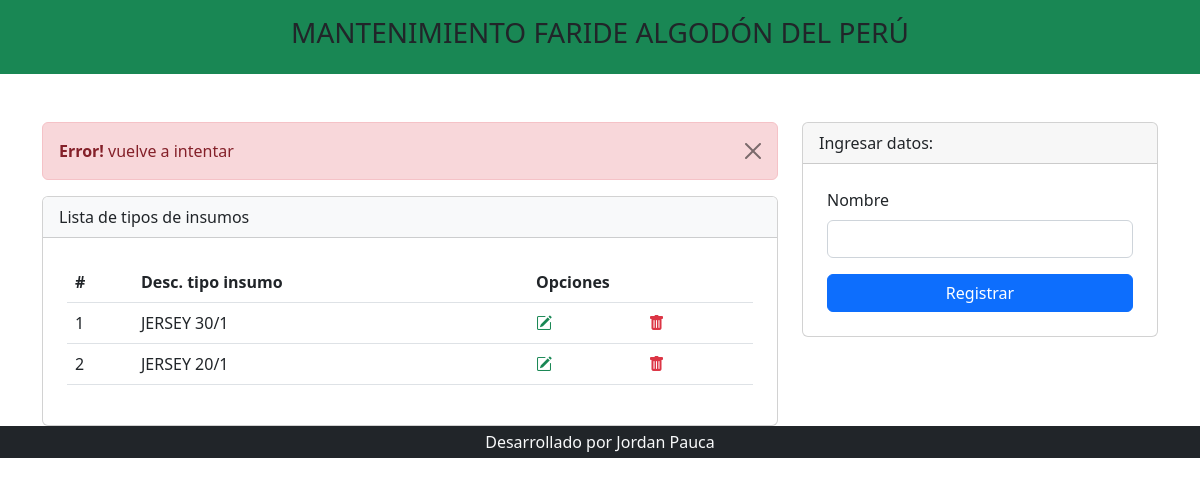
The app's page /listar_tipo_tela.php?mensaje=error with its own data.
### tables this page shows
CREATE TABLE `tipo_tela` (
  `id_tipo_tela` int(11) NOT NULL,
  `desc_tipo_tela` varchar(150) NOT NULL
);

### listar_tipo_tela.php (the view, shortened to what this page needs)
<?php include 'template/header.php' ?>
<?php
include_once "model/conexion.php";
$sentencia = $bd->query("select * from tipo_tela");
$tipo_tela = $sentencia->fetchAll(PDO::FETCH_OBJ);
?>
<div class="container mt-5">
    <div class="row justify-content-center">
        <div class="col-md-8">
    <?php
        if(isset($_GET['mensaje']) and $_GET['mensaje']=='error'){
    ?>
    <div class="alert alert-danger alert-dismissible fade show" role="alert">
    <strong>Error!</strong> vuelve a intentar
    <button type="button" class="btn-close" data-bs-dismiss="alert" aria-label="Close"></button>
    </div>
    <?php
        }
    ?>
            <div class="card">
                <div class="card-header bg-light">
                    Lista de tipos de insumos
                </div>
                <div class="p-4">
                    <div class="table-responsive">
                        <table class="table align-middle">
                            <thead>
                                <tr>
                                    <th scope="col">#</th>
                                    <th scope="col">Desc. tipo insumo</th>
                                    <th scope="col" colspan="2">Opciones</th>
                                </tr>
                            </thead>
                            <tbody>
                                <?php
                                    foreach($tipo_tela as $dato){
                                ?>
                                <tr>
                                    <td scope="row"><?php echo $dato->id_tipo_tela; ?></td>
                                    <td><?php echo $dato->desc_tipo_tela; ?></td>
                                    <td><a class="text-success" href="editar_tipo_tela.php?codigo=<?php echo $dato->id_tipo_tela; ?>"><i class="bi bi-pencil-square"></i></a></td>
                                    <td><a onclick="return confirm('Estas seguro de eliminar?');" class="text-danger" href="eliminar_tipo_tela.php?codigo=<?php echo $dato->id_tipo_tela; ?>"><i class="bi bi-trash-fill"></i></a></td>
                                </tr>
                                <?php
                                    }
                                ?>
                            </tbody>
                        </table>
                    </div>
                </div>
            </div>
        </div>
        <div class="col-md-4">
            <div class="card">
                <div class="card-header">
                    Ingresar datos:
                </div>
                <form class="p-4" method="POST" action="registrar_tipo_tela.php">
                    <div class="mb-3">
                        <label class="form-label">Nombre</label>
                        <input type="text" class="form-control" name="txtNombre" autofocus required>
                    </div>
                    <div class="d-grid">
                        <input type="submit" class="btn btn-primary" value="Registrar" required>
                    </div>
                </form>
            </div>
        </div>
    </div>
</div>
<?php include 'template/footer.php' ?>

### records on screen
tipo_tela: id_tipo_tela "1", desc_tipo_tela "JERSEY 30/1"
tipo_tela: id_tipo_tela "2", desc_tipo_tela "JERSEY 20/1"
